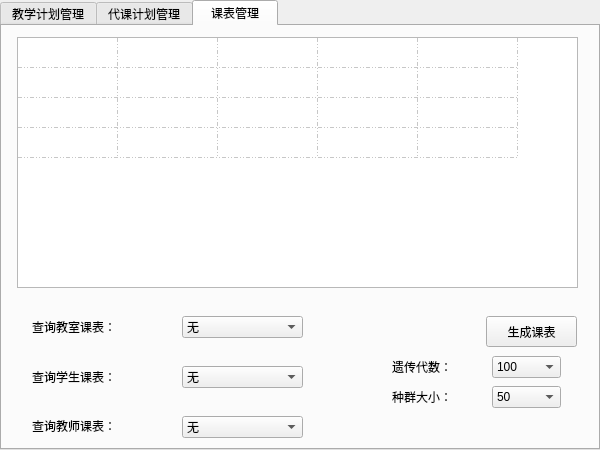
<?xml version="1.0" encoding="UTF-8"?>
<ui version="4.0">
 <class>secretary</class>
 <widget class="QMainWindow" name="secretary">
  <property name="geometry">
   <rect>
    <x>0</x>
    <y>0</y>
    <width>600</width>
    <height>450</height>
   </rect>
  </property>
  <property name="minimumSize">
   <size>
    <width>600</width>
    <height>450</height>
   </size>
  </property>
  <property name="maximumSize">
   <size>
    <width>600</width>
    <height>450</height>
   </size>
  </property>
  <property name="windowTitle">
   <string>secretary</string>
  </property>
  <widget class="QWidget" name="centralWidget">
   <property name="minimumSize">
    <size>
     <width>600</width>
     <height>450</height>
    </size>
   </property>
   <property name="maximumSize">
    <size>
     <width>600</width>
     <height>450</height>
    </size>
   </property>
   <widget class="QTabWidget" name="tabWidget">
    <property name="geometry">
     <rect>
      <x>0</x>
      <y>0</y>
      <width>600</width>
      <height>450</height>
     </rect>
    </property>
    <property name="minimumSize">
     <size>
      <width>600</width>
      <height>450</height>
     </size>
    </property>
    <property name="maximumSize">
     <size>
      <width>600</width>
      <height>450</height>
     </size>
    </property>
    <property name="currentIndex">
     <number>2</number>
    </property>
    <widget class="QWidget" name="tab">
     <attribute name="title">
      <string>教学计划管理</string>
     </attribute>
     <widget class="QTableWidget" name="TtableWidget">
      <property name="geometry">
       <rect>
        <x>10</x>
        <y>10</y>
        <width>321</width>
        <height>401</height>
       </rect>
      </property>
      <property name="selectionMode">
       <enum>QAbstractItemView::SingleSelection</enum>
      </property>
      <property name="selectionBehavior">
       <enum>QAbstractItemView::SelectRows</enum>
      </property>
      <property name="wordWrap">
       <bool>true</bool>
      </property>
      <property name="rowCount">
       <number>100</number>
      </property>
      <attribute name="horizontalHeaderCascadingSectionResizes">
       <bool>false</bool>
      </attribute>
      <attribute name="horizontalHeaderHighlightSections">
       <bool>true</bool>
      </attribute>
      <attribute name="horizontalHeaderShowSortIndicator" stdset="0">
       <bool>false</bool>
      </attribute>
      <attribute name="horizontalHeaderStretchLastSection">
       <bool>false</bool>
      </attribute>
      <attribute name="verticalHeaderVisible">
       <bool>false</bool>
      </attribute>
      <attribute name="verticalHeaderCascadingSectionResizes">
       <bool>false</bool>
      </attribute>
      <row/>
      <row/>
      <row/>
      <row/>
      <row/>
      <row/>
      <row/>
      <row/>
      <row/>
      <row/>
      <row/>
      <row/>
      <row/>
      <row/>
      <row/>
      <row/>
      <row/>
      <row/>
      <row/>
      <row/>
      <row/>
      <row/>
      <row/>
      <row/>
      <row/>
      <row/>
      <row/>
      <row/>
      <row/>
      <row/>
      <row/>
      <row/>
      <row/>
      <row/>
      <row/>
      <row/>
      <row/>
      <row/>
      <row/>
      <row/>
      <row/>
      <row/>
      <row/>
      <row/>
      <row/>
      <row/>
      <row/>
      <row/>
      <row/>
      <row/>
      <row/>
      <row/>
      <row/>
      <row/>
      <row/>
      <row/>
      <row/>
      <row/>
      <row/>
      <row/>
      <row/>
      <row/>
      <row/>
      <row/>
      <row/>
      <row/>
      <row/>
      <row/>
      <row/>
      <row/>
      <row/>
      <row/>
      <row/>
      <row/>
      <row/>
      <row/>
      <row/>
      <row/>
      <row/>
      <row/>
      <row/>
      <row/>
      <row/>
      <row/>
      <row/>
      <row/>
      <row/>
      <row/>
      <row/>
      <row/>
      <row/>
      <row/>
      <row/>
      <row/>
      <row/>
      <row/>
      <row/>
      <row/>
      <row/>
      <row/>
      <column>
       <property name="text">
        <string>班级</string>
       </property>
      </column>
      <column>
       <property name="text">
        <string>课程</string>
       </property>
      </column>
      <column>
       <property name="text">
        <string>学时</string>
       </property>
      </column>
      <item row="0" column="0">
       <property name="text">
        <string/>
       </property>
      </item>
      <item row="0" column="1">
       <property name="text">
        <string>、</string>
       </property>
      </item>
      <item row="0" column="2">
       <property name="text">
        <string/>
       </property>
      </item>
     </widget>
     <widget class="Line" name="line">
      <property name="geometry">
       <rect>
        <x>330</x>
        <y>200</y>
        <width>341</width>
        <height>20</height>
       </rect>
      </property>
      <property name="orientation">
       <enum>Qt::Horizontal</enum>
      </property>
     </widget>
     <widget class="QLabel" name="label">
      <property name="geometry">
       <rect>
        <x>390</x>
        <y>10</y>
        <width>121</width>
        <height>31</height>
       </rect>
      </property>
      <property name="styleSheet">
       <string notr="true">font: 14pt &quot;华文彩云&quot;;</string>
      </property>
      <property name="text">
       <string>添加教学计划</string>
      </property>
     </widget>
     <widget class="QLabel" name="label_2">
      <property name="geometry">
       <rect>
        <x>390</x>
        <y>220</y>
        <width>121</width>
        <height>31</height>
       </rect>
      </property>
      <property name="styleSheet">
       <string notr="true">font: 14pt &quot;华文彩云&quot;;</string>
      </property>
      <property name="text">
       <string>删除教学计划</string>
      </property>
     </widget>
     <widget class="QComboBox" name="TClassBox">
      <property name="geometry">
       <rect>
        <x>410</x>
        <y>50</y>
        <width>161</width>
        <height>22</height>
       </rect>
      </property>
      <property name="styleSheet">
       <string notr="true">font: 9pt &quot;楷体&quot;;</string>
      </property>
     </widget>
     <widget class="QComboBox" name="TCourseBox">
      <property name="geometry">
       <rect>
        <x>410</x>
        <y>100</y>
        <width>161</width>
        <height>22</height>
       </rect>
      </property>
      <property name="styleSheet">
       <string notr="true">font: 9pt &quot;楷体&quot;;</string>
      </property>
     </widget>
     <widget class="QLabel" name="label_3">
      <property name="geometry">
       <rect>
        <x>340</x>
        <y>50</y>
        <width>54</width>
        <height>21</height>
       </rect>
      </property>
      <property name="styleSheet">
       <string notr="true">font: 14pt &quot;华文彩云&quot;;</string>
      </property>
      <property name="text">
       <string>班级：</string>
      </property>
     </widget>
     <widget class="QLabel" name="label_4">
      <property name="geometry">
       <rect>
        <x>340</x>
        <y>100</y>
        <width>54</width>
        <height>20</height>
       </rect>
      </property>
      <property name="styleSheet">
       <string notr="true">font: 14pt &quot;华文彩云&quot;;</string>
      </property>
      <property name="text">
       <string>课程：</string>
      </property>
     </widget>
     <widget class="QPushButton" name="TAddBtn">
      <property name="geometry">
       <rect>
        <x>430</x>
        <y>140</y>
        <width>75</width>
        <height>31</height>
       </rect>
      </property>
      <property name="styleSheet">
       <string notr="true">font: 14pt &quot;华文彩云&quot;;</string>
      </property>
      <property name="text">
       <string>添加</string>
      </property>
     </widget>
     <widget class="QLabel" name="label_5">
      <property name="geometry">
       <rect>
        <x>330</x>
        <y>250</y>
        <width>291</width>
        <height>31</height>
       </rect>
      </property>
      <property name="styleSheet">
       <string notr="true">font: 75 12pt &quot;华文楷体&quot;;</string>
      </property>
      <property name="text">
       <string>    点击左侧表格选择一行，然后点击</string>
      </property>
     </widget>
     <widget class="QLabel" name="label_6">
      <property name="geometry">
       <rect>
        <x>340</x>
        <y>300</y>
        <width>301</width>
        <height>21</height>
       </rect>
      </property>
      <property name="styleSheet">
       <string notr="true">font: 75 12pt &quot;华文楷体&quot;;</string>
      </property>
      <property name="text">
       <string>下方的删除按钮。请慎用清空操作！</string>
      </property>
     </widget>
     <widget class="QPushButton" name="TDelBtn">
      <property name="geometry">
       <rect>
        <x>350</x>
        <y>350</y>
        <width>75</width>
        <height>31</height>
       </rect>
      </property>
      <property name="styleSheet">
       <string notr="true">font: 14pt &quot;华文彩云&quot;;</string>
      </property>
      <property name="text">
       <string>删除</string>
      </property>
     </widget>
     <widget class="QPushButton" name="TClearBtn">
      <property name="geometry">
       <rect>
        <x>464</x>
        <y>350</y>
        <width>71</width>
        <height>31</height>
       </rect>
      </property>
      <property name="styleSheet">
       <string notr="true">font: 14pt &quot;华文彩云&quot;;</string>
      </property>
      <property name="text">
       <string>清空</string>
      </property>
     </widget>
    </widget>
    <widget class="QWidget" name="tab_2">
     <attribute name="title">
      <string>代课计划管理</string>
     </attribute>
     <widget class="QPushButton" name="CAddBtn">
      <property name="geometry">
       <rect>
        <x>500</x>
        <y>370</y>
        <width>75</width>
        <height>31</height>
       </rect>
      </property>
      <property name="styleSheet">
       <string notr="true">font: 14pt &quot;华文彩云&quot;;</string>
      </property>
      <property name="text">
       <string>添加</string>
      </property>
     </widget>
     <widget class="QLabel" name="label_13">
      <property name="geometry">
       <rect>
        <x>300</x>
        <y>210</y>
        <width>291</width>
        <height>31</height>
       </rect>
      </property>
      <property name="styleSheet">
       <string notr="true">font: 75 12pt &quot;华文楷体&quot;;</string>
      </property>
      <property name="text">
       <string>    点击左侧表格选择一行，然后点击下方</string>
      </property>
     </widget>
     <widget class="QPushButton" name="CDelBtn">
      <property name="geometry">
       <rect>
        <x>360</x>
        <y>280</y>
        <width>75</width>
        <height>31</height>
       </rect>
      </property>
      <property name="styleSheet">
       <string notr="true">font: 14pt &quot;华文彩云&quot;;</string>
      </property>
      <property name="text">
       <string>删除</string>
      </property>
     </widget>
     <widget class="QLabel" name="label_14">
      <property name="geometry">
       <rect>
        <x>70</x>
        <y>190</y>
        <width>121</width>
        <height>31</height>
       </rect>
      </property>
      <property name="styleSheet">
       <string notr="true">font: 14pt &quot;华文彩云&quot;;</string>
      </property>
      <property name="text">
       <string>添加代课计划</string>
      </property>
     </widget>
     <widget class="QTableWidget" name="CtableWidget">
      <property name="geometry">
       <rect>
        <x>0</x>
        <y>10</y>
        <width>591</width>
        <height>171</height>
       </rect>
      </property>
      <property name="selectionMode">
       <enum>QAbstractItemView::SingleSelection</enum>
      </property>
      <property name="selectionBehavior">
       <enum>QAbstractItemView::SelectRows</enum>
      </property>
      <property name="gridStyle">
       <enum>Qt::SolidLine</enum>
      </property>
      <property name="wordWrap">
       <bool>true</bool>
      </property>
      <property name="rowCount">
       <number>50</number>
      </property>
      <property name="columnCount">
       <number>10</number>
      </property>
      <attribute name="horizontalHeaderVisible">
       <bool>false</bool>
      </attribute>
      <attribute name="horizontalHeaderHighlightSections">
       <bool>true</bool>
      </attribute>
      <attribute name="verticalHeaderVisible">
       <bool>false</bool>
      </attribute>
      <row/>
      <row/>
      <row/>
      <row/>
      <row/>
      <row/>
      <row/>
      <row/>
      <row/>
      <row/>
      <row/>
      <row/>
      <row/>
      <row/>
      <row/>
      <row/>
      <row/>
      <row/>
      <row/>
      <row/>
      <row/>
      <row/>
      <row/>
      <row/>
      <row/>
      <row/>
      <row/>
      <row/>
      <row/>
      <row/>
      <row/>
      <row/>
      <row/>
      <row/>
      <row/>
      <row/>
      <row/>
      <row/>
      <row/>
      <row/>
      <row/>
      <row/>
      <row/>
      <row/>
      <row/>
      <row/>
      <row/>
      <row/>
      <row/>
      <row/>
      <column>
       <property name="text">
        <string>编号</string>
       </property>
      </column>
      <column>
       <property name="text">
        <string>教师</string>
       </property>
      </column>
      <column>
       <property name="text">
        <string>课程</string>
       </property>
      </column>
      <column>
       <property name="text">
        <string>班级1</string>
       </property>
      </column>
      <column>
       <property name="text">
        <string>班级2</string>
       </property>
      </column>
      <column>
       <property name="text">
        <string>班级3</string>
       </property>
      </column>
      <column/>
      <column/>
      <column/>
      <column/>
     </widget>
     <widget class="QComboBox" name="CTeacherBox">
      <property name="geometry">
       <rect>
        <x>100</x>
        <y>230</y>
        <width>161</width>
        <height>22</height>
       </rect>
      </property>
      <property name="styleSheet">
       <string notr="true">font: 9pt &quot;楷体&quot;;</string>
      </property>
     </widget>
     <widget class="QLabel" name="label_15">
      <property name="geometry">
       <rect>
        <x>30</x>
        <y>270</y>
        <width>54</width>
        <height>20</height>
       </rect>
      </property>
      <property name="styleSheet">
       <string notr="true">font: 14pt &quot;华文彩云&quot;;</string>
      </property>
      <property name="text">
       <string>课程：</string>
      </property>
     </widget>
     <widget class="QLabel" name="label_16">
      <property name="geometry">
       <rect>
        <x>30</x>
        <y>230</y>
        <width>54</width>
        <height>21</height>
       </rect>
      </property>
      <property name="styleSheet">
       <string notr="true">font: 14pt &quot;华文彩云&quot;;</string>
      </property>
      <property name="text">
       <string>教师：</string>
      </property>
     </widget>
     <widget class="QLabel" name="label_17">
      <property name="geometry">
       <rect>
        <x>400</x>
        <y>180</y>
        <width>121</width>
        <height>31</height>
       </rect>
      </property>
      <property name="styleSheet">
       <string notr="true">font: 14pt &quot;华文彩云&quot;;</string>
      </property>
      <property name="text">
       <string>删除代课计划</string>
      </property>
     </widget>
     <widget class="QLabel" name="label_18">
      <property name="geometry">
       <rect>
        <x>310</x>
        <y>250</y>
        <width>301</width>
        <height>21</height>
       </rect>
      </property>
      <property name="styleSheet">
       <string notr="true">font: 75 12pt &quot;华文楷体&quot;;</string>
      </property>
      <property name="text">
       <string>的删除按钮。请慎用清空操作！</string>
      </property>
     </widget>
     <widget class="QComboBox" name="CCourseBox">
      <property name="geometry">
       <rect>
        <x>100</x>
        <y>270</y>
        <width>161</width>
        <height>22</height>
       </rect>
      </property>
      <property name="styleSheet">
       <string notr="true">font: 9pt &quot;楷体&quot;;</string>
      </property>
     </widget>
     <widget class="QPushButton" name="CClearBtn">
      <property name="geometry">
       <rect>
        <x>500</x>
        <y>280</y>
        <width>75</width>
        <height>31</height>
       </rect>
      </property>
      <property name="styleSheet">
       <string notr="true">font: 14pt &quot;华文彩云&quot;;</string>
      </property>
      <property name="text">
       <string>清空</string>
      </property>
     </widget>
     <widget class="QComboBox" name="class1">
      <property name="geometry">
       <rect>
        <x>100</x>
        <y>310</y>
        <width>161</width>
        <height>22</height>
       </rect>
      </property>
      <property name="styleSheet">
       <string notr="true">font: 9pt &quot;楷体&quot;;</string>
      </property>
     </widget>
     <widget class="QComboBox" name="class2">
      <property name="geometry">
       <rect>
        <x>100</x>
        <y>350</y>
        <width>161</width>
        <height>22</height>
       </rect>
      </property>
      <property name="styleSheet">
       <string notr="true">font: 9pt &quot;楷体&quot;;</string>
      </property>
      <item>
       <property name="text">
        <string>无</string>
       </property>
      </item>
     </widget>
     <widget class="QComboBox" name="class3">
      <property name="geometry">
       <rect>
        <x>100</x>
        <y>390</y>
        <width>161</width>
        <height>22</height>
       </rect>
      </property>
      <property name="styleSheet">
       <string notr="true">font: 9pt &quot;楷体&quot;;</string>
      </property>
      <item>
       <property name="text">
        <string>无</string>
       </property>
      </item>
     </widget>
     <widget class="QLabel" name="label_8">
      <property name="geometry">
       <rect>
        <x>30</x>
        <y>310</y>
        <width>54</width>
        <height>20</height>
       </rect>
      </property>
      <property name="styleSheet">
       <string notr="true">font: 14pt &quot;华文彩云&quot;;</string>
      </property>
      <property name="text">
       <string>班级：</string>
      </property>
     </widget>
     <widget class="Line" name="line_2">
      <property name="geometry">
       <rect>
        <x>300</x>
        <y>180</y>
        <width>20</width>
        <height>141</height>
       </rect>
      </property>
      <property name="orientation">
       <enum>Qt::Vertical</enum>
      </property>
     </widget>
     <widget class="Line" name="line_3">
      <property name="geometry">
       <rect>
        <x>310</x>
        <y>310</y>
        <width>291</width>
        <height>20</height>
       </rect>
      </property>
      <property name="orientation">
       <enum>Qt::Horizontal</enum>
      </property>
     </widget>
     <widget class="QComboBox" name="startWeekBox">
      <property name="geometry">
       <rect>
        <x>400</x>
        <y>330</y>
        <width>69</width>
        <height>22</height>
       </rect>
      </property>
      <property name="layoutDirection">
       <enum>Qt::LeftToRight</enum>
      </property>
      <property name="styleSheet">
       <string notr="true">font: 14pt &quot;华文彩云&quot;;</string>
      </property>
      <property name="maxVisibleItems">
       <number>5</number>
      </property>
      <item>
       <property name="text">
        <string>1</string>
       </property>
      </item>
      <item>
       <property name="text">
        <string>2</string>
       </property>
      </item>
      <item>
       <property name="text">
        <string>3</string>
       </property>
      </item>
      <item>
       <property name="text">
        <string>4</string>
       </property>
      </item>
      <item>
       <property name="text">
        <string>5</string>
       </property>
      </item>
      <item>
       <property name="text">
        <string>6</string>
       </property>
      </item>
      <item>
       <property name="text">
        <string>7</string>
       </property>
      </item>
      <item>
       <property name="text">
        <string>8</string>
       </property>
      </item>
      <item>
       <property name="text">
        <string>9</string>
       </property>
      </item>
      <item>
       <property name="text">
        <string>10</string>
       </property>
      </item>
      <item>
       <property name="text">
        <string>11</string>
       </property>
      </item>
      <item>
       <property name="text">
        <string>12</string>
       </property>
      </item>
      <item>
       <property name="text">
        <string>13</string>
       </property>
      </item>
      <item>
       <property name="text">
        <string>14</string>
       </property>
      </item>
      <item>
       <property name="text">
        <string>15</string>
       </property>
      </item>
      <item>
       <property name="text">
        <string>16</string>
       </property>
      </item>
      <item>
       <property name="text">
        <string>17</string>
       </property>
      </item>
      <item>
       <property name="text">
        <string>18</string>
       </property>
      </item>
      <item>
       <property name="text">
        <string>19</string>
       </property>
      </item>
      <item>
       <property name="text">
        <string>20</string>
       </property>
      </item>
     </widget>
     <widget class="QComboBox" name="weekTimesBox">
      <property name="geometry">
       <rect>
        <x>400</x>
        <y>380</y>
        <width>69</width>
        <height>22</height>
       </rect>
      </property>
      <property name="styleSheet">
       <string notr="true">font: 14pt &quot;华文彩云&quot;;</string>
      </property>
      <item>
       <property name="text">
        <string>1</string>
       </property>
      </item>
      <item>
       <property name="text">
        <string>2</string>
       </property>
      </item>
      <item>
       <property name="text">
        <string>3</string>
       </property>
      </item>
     </widget>
     <widget class="QLabel" name="label_7">
      <property name="geometry">
       <rect>
        <x>310</x>
        <y>330</y>
        <width>91</width>
        <height>21</height>
       </rect>
      </property>
      <property name="styleSheet">
       <string notr="true">font: 14pt &quot;华文彩云&quot;;</string>
      </property>
      <property name="text">
       <string>开课周数：</string>
      </property>
     </widget>
     <widget class="QLabel" name="label_9">
      <property name="geometry">
       <rect>
        <x>310</x>
        <y>380</y>
        <width>91</width>
        <height>20</height>
       </rect>
      </property>
      <property name="styleSheet">
       <string notr="true">font: 14pt &quot;华文彩云&quot;;</string>
      </property>
      <property name="text">
       <string>单周课次：</string>
      </property>
     </widget>
    </widget>
    <widget class="QWidget" name="tab_3">
     <attribute name="title">
      <string>  课表管理  </string>
     </attribute>
     <widget class="QTableWidget" name="tableWidget">
      <property name="geometry">
       <rect>
        <x>15</x>
        <y>11</y>
        <width>561</width>
        <height>251</height>
       </rect>
      </property>
      <property name="contextMenuPolicy">
       <enum>Qt::CustomContextMenu</enum>
      </property>
      <property name="verticalScrollBarPolicy">
       <enum>Qt::ScrollBarAlwaysOff</enum>
      </property>
      <property name="horizontalScrollBarPolicy">
       <enum>Qt::ScrollBarAlwaysOff</enum>
      </property>
      <property name="autoScroll">
       <bool>true</bool>
      </property>
      <property name="editTriggers">
       <set>QAbstractItemView::NoEditTriggers</set>
      </property>
      <property name="selectionMode">
       <enum>QAbstractItemView::NoSelection</enum>
      </property>
      <property name="gridStyle">
       <enum>Qt::DashDotDotLine</enum>
      </property>
      <property name="wordWrap">
       <bool>false</bool>
      </property>
      <property name="rowCount">
       <number>4</number>
      </property>
      <property name="columnCount">
       <number>5</number>
      </property>
      <attribute name="horizontalHeaderVisible">
       <bool>false</bool>
      </attribute>
      <attribute name="horizontalHeaderMinimumSectionSize">
       <number>25</number>
      </attribute>
      <attribute name="verticalHeaderVisible">
       <bool>false</bool>
      </attribute>
      <row/>
      <row/>
      <row/>
      <row/>
      <column>
       <property name="text">
        <string>星期一</string>
       </property>
      </column>
      <column>
       <property name="text">
        <string>星期二</string>
       </property>
      </column>
      <column>
       <property name="text">
        <string>星期三</string>
       </property>
      </column>
      <column>
       <property name="text">
        <string>星期四</string>
       </property>
      </column>
      <column>
       <property name="text">
        <string>星期五</string>
       </property>
      </column>
     </widget>
     <widget class="QPushButton" name="startBtn">
      <property name="geometry">
       <rect>
        <x>484</x>
        <y>290</y>
        <width>91</width>
        <height>31</height>
       </rect>
      </property>
      <property name="styleSheet">
       <string notr="true">font: 14pt &quot;华文彩云&quot;;</string>
      </property>
      <property name="text">
       <string>生成课表</string>
      </property>
     </widget>
     <widget class="QComboBox" name="RoomTimeTab">
      <property name="geometry">
       <rect>
        <x>180</x>
        <y>290</y>
        <width>121</width>
        <height>22</height>
       </rect>
      </property>
      <item>
       <property name="text">
        <string>无</string>
       </property>
      </item>
     </widget>
     <widget class="QComboBox" name="ClassTimeTab">
      <property name="geometry">
       <rect>
        <x>180</x>
        <y>340</y>
        <width>121</width>
        <height>22</height>
       </rect>
      </property>
      <item>
       <property name="text">
        <string>无</string>
       </property>
      </item>
     </widget>
     <widget class="QLabel" name="label_10">
      <property name="geometry">
       <rect>
        <x>30</x>
        <y>290</y>
        <width>131</width>
        <height>21</height>
       </rect>
      </property>
      <property name="styleSheet">
       <string notr="true">font: 14pt &quot;华文彩云&quot;;</string>
      </property>
      <property name="text">
       <string>查询教室课表：</string>
      </property>
      <property name="alignment">
       <set>Qt::AlignLeading|Qt::AlignLeft|Qt::AlignVCenter</set>
      </property>
     </widget>
     <widget class="QLabel" name="label_11">
      <property name="geometry">
       <rect>
        <x>30</x>
        <y>340</y>
        <width>131</width>
        <height>21</height>
       </rect>
      </property>
      <property name="styleSheet">
       <string notr="true">font: 14pt &quot;华文彩云&quot;;</string>
      </property>
      <property name="text">
       <string>查询学生课表：</string>
      </property>
     </widget>
     <widget class="QLabel" name="label_12">
      <property name="geometry">
       <rect>
        <x>30</x>
        <y>390</y>
        <width>131</width>
        <height>20</height>
       </rect>
      </property>
      <property name="styleSheet">
       <string notr="true">font: 14pt &quot;华文彩云&quot;;</string>
      </property>
      <property name="text">
       <string>查询教师课表：</string>
      </property>
     </widget>
     <widget class="QComboBox" name="TeacherTimeTab">
      <property name="geometry">
       <rect>
        <x>180</x>
        <y>390</y>
        <width>121</width>
        <height>22</height>
       </rect>
      </property>
      <item>
       <property name="text">
        <string>无</string>
       </property>
      </item>
     </widget>
     <widget class="QComboBox" name="GmaxBox">
      <property name="geometry">
       <rect>
        <x>490</x>
        <y>330</y>
        <width>69</width>
        <height>22</height>
       </rect>
      </property>
      <item>
       <property name="text">
        <string>100</string>
       </property>
      </item>
      <item>
       <property name="text">
        <string>200</string>
       </property>
      </item>
      <item>
       <property name="text">
        <string>500</string>
       </property>
      </item>
      <item>
       <property name="text">
        <string>1000</string>
       </property>
      </item>
     </widget>
     <widget class="QComboBox" name="PmaxBox">
      <property name="geometry">
       <rect>
        <x>490</x>
        <y>360</y>
        <width>69</width>
        <height>22</height>
       </rect>
      </property>
      <item>
       <property name="text">
        <string>50</string>
       </property>
      </item>
      <item>
       <property name="text">
        <string>100</string>
       </property>
      </item>
      <item>
       <property name="text">
        <string>150</string>
       </property>
      </item>
      <item>
       <property name="text">
        <string>200</string>
       </property>
      </item>
     </widget>
     <widget class="QLabel" name="label_19">
      <property name="geometry">
       <rect>
        <x>390</x>
        <y>330</y>
        <width>91</width>
        <height>21</height>
       </rect>
      </property>
      <property name="styleSheet">
       <string notr="true">font: 14pt &quot;华文彩云&quot;;</string>
      </property>
      <property name="text">
       <string>遗传代数：</string>
      </property>
      <property name="alignment">
       <set>Qt::AlignLeading|Qt::AlignLeft|Qt::AlignVCenter</set>
      </property>
     </widget>
     <widget class="QLabel" name="label_20">
      <property name="geometry">
       <rect>
        <x>390</x>
        <y>360</y>
        <width>91</width>
        <height>21</height>
       </rect>
      </property>
      <property name="styleSheet">
       <string notr="true">font: 14pt &quot;华文彩云&quot;;</string>
      </property>
      <property name="text">
       <string>种群大小：</string>
      </property>
      <property name="alignment">
       <set>Qt::AlignLeading|Qt::AlignLeft|Qt::AlignVCenter</set>
      </property>
     </widget>
    </widget>
   </widget>
  </widget>
 </widget>
 <layoutdefault spacing="6" margin="11"/>
 <resources/>
 <connections/>
</ui>
